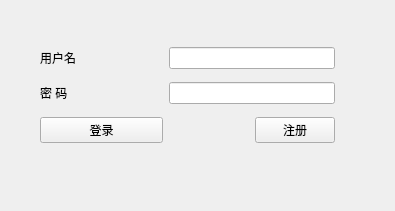
<?xml version="1.0" encoding="UTF-8"?>
<ui version="4.0">
 <class>Widget</class>
 <widget class="QWidget" name="Widget">
  <property name="geometry">
   <rect>
    <x>0</x>
    <y>0</y>
    <width>395</width>
    <height>211</height>
   </rect>
  </property>
  <property name="windowTitle">
   <string>Widget</string>
  </property>
  <widget class="QWidget" name="widget" native="true">
   <property name="geometry">
    <rect>
     <x>40</x>
     <y>40</y>
     <width>295</width>
     <height>110</height>
    </rect>
   </property>
   <layout class="QGridLayout" name="gridLayout">
    <item row="0" column="0">
     <widget class="QLabel" name="label">
      <property name="text">
       <string>用户名</string>
      </property>
     </widget>
    </item>
    <item row="0" column="1">
     <spacer name="horizontalSpacer">
      <property name="orientation">
       <enum>Qt::Horizontal</enum>
      </property>
      <property name="sizeHint" stdset="0">
       <size>
        <width>40</width>
        <height>20</height>
       </size>
      </property>
     </spacer>
    </item>
    <item row="0" column="2" colspan="2">
     <widget class="QLineEdit" name="lineEdit"/>
    </item>
    <item row="1" column="0">
     <widget class="QLabel" name="label_2">
      <property name="text">
       <string>密 码</string>
      </property>
     </widget>
    </item>
    <item row="1" column="1">
     <spacer name="horizontalSpacer_2">
      <property name="orientation">
       <enum>Qt::Horizontal</enum>
      </property>
      <property name="sizeHint" stdset="0">
       <size>
        <width>40</width>
        <height>20</height>
       </size>
      </property>
     </spacer>
    </item>
    <item row="1" column="2" colspan="2">
     <widget class="QLineEdit" name="lineEdit_2">
      <property name="echoMode">
       <enum>QLineEdit::Password</enum>
      </property>
     </widget>
    </item>
    <item row="2" column="0" colspan="2">
     <widget class="QPushButton" name="logButton">
      <property name="text">
       <string>登录</string>
      </property>
     </widget>
    </item>
    <item row="2" column="2">
     <spacer name="horizontalSpacer_3">
      <property name="orientation">
       <enum>Qt::Horizontal</enum>
      </property>
      <property name="sizeHint" stdset="0">
       <size>
        <width>68</width>
        <height>25</height>
       </size>
      </property>
     </spacer>
    </item>
    <item row="2" column="3">
     <widget class="QPushButton" name="regButton">
      <property name="text">
       <string>注册</string>
      </property>
     </widget>
    </item>
   </layout>
  </widget>
 </widget>
 <resources/>
 <connections/>
</ui>
